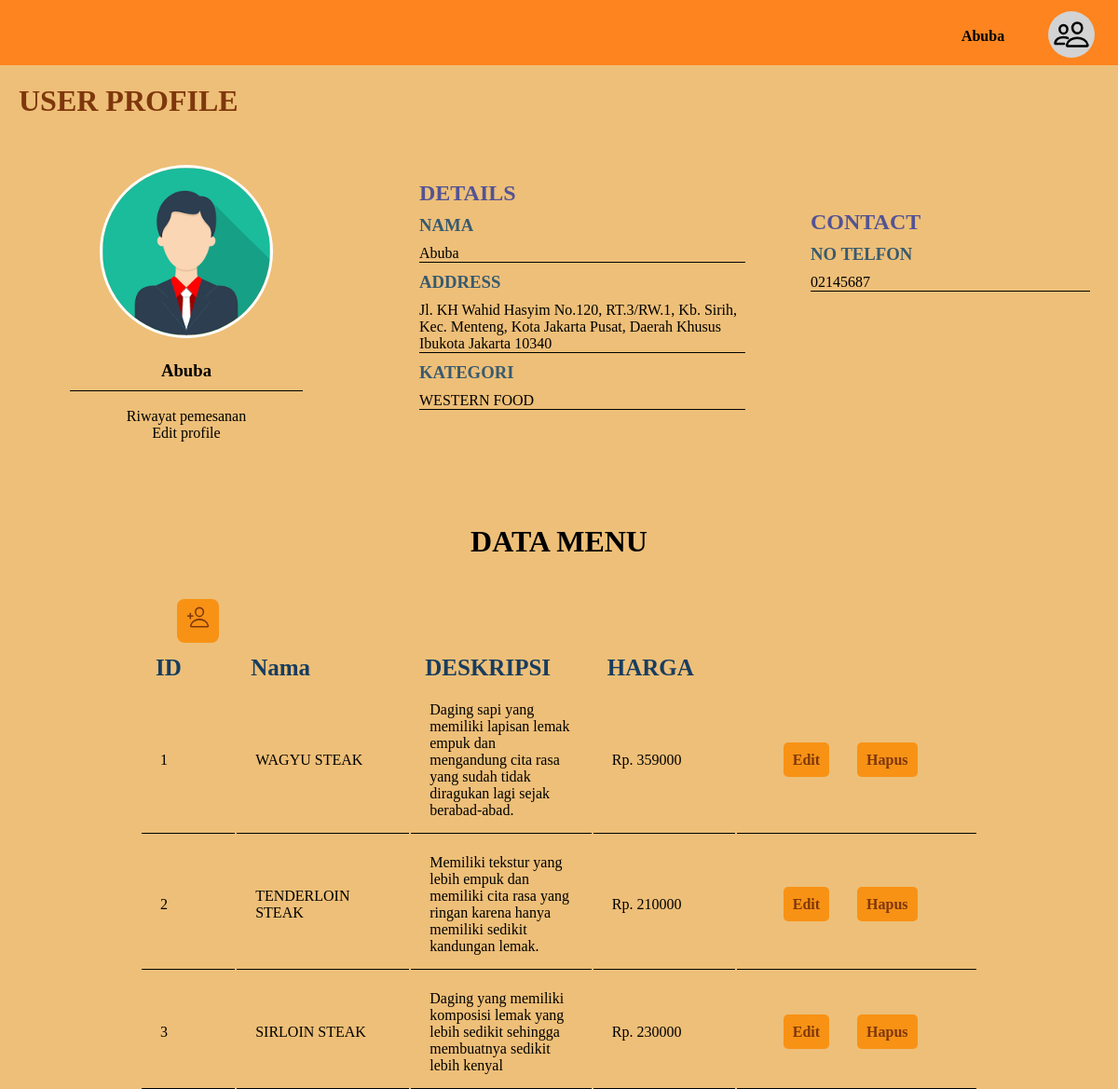
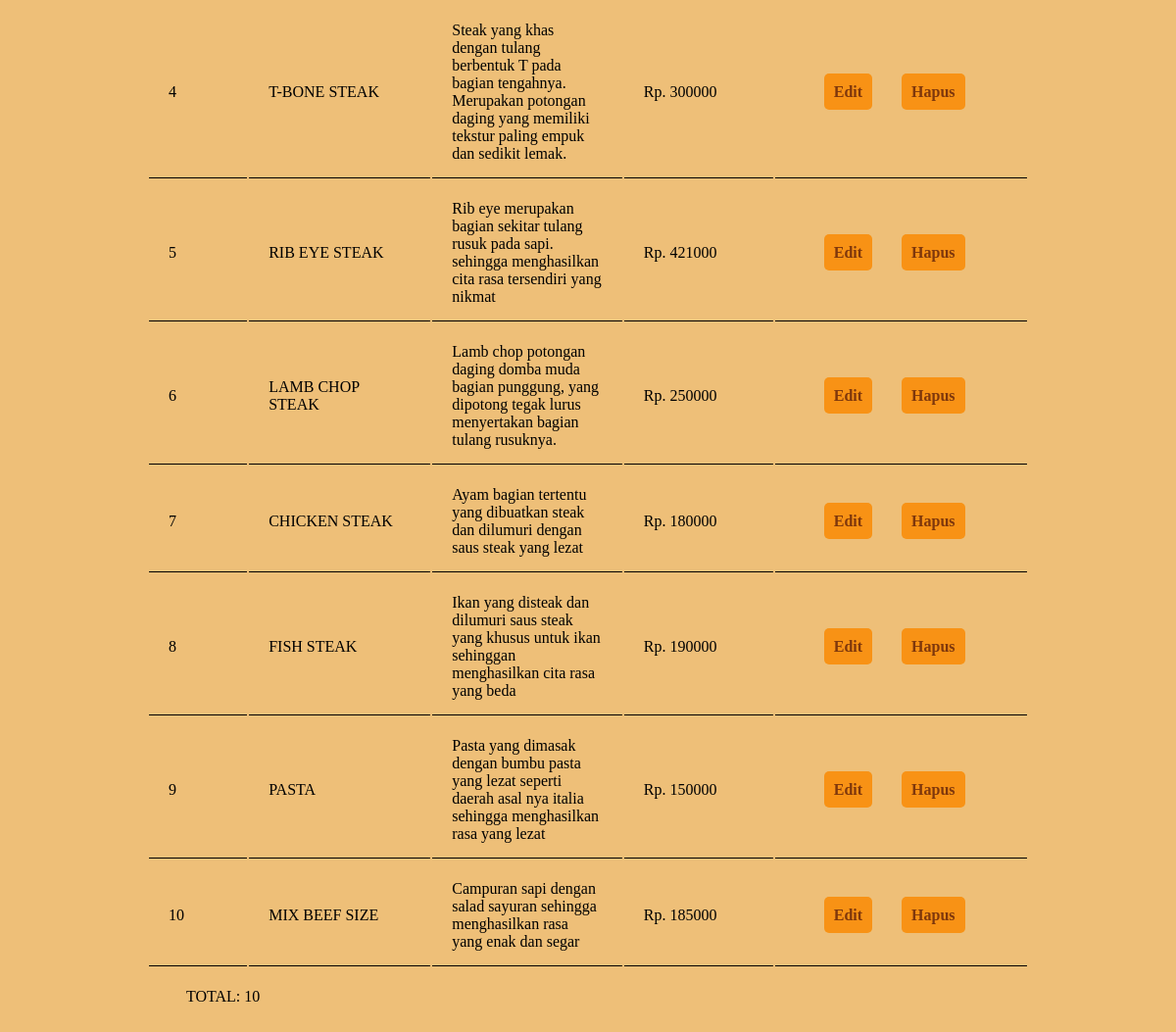
Page /resto/abuba.php on the committed database (2 pictures, top to bottom).
### tables this page shows
CREATE TABLE `presto` (
  `ID` int(50) NOT NULL,
  `NAMA` varchar(255) NOT NULL,
  `ALAMAT` varchar(255) NOT NULL,
  `NOTELFON` varchar(50) NOT NULL,
  `KATEGORI` varchar(50) NOT NULL
);

CREATE TABLE `abuba` (
  `ID` int(50) NOT NULL,
  `NAMA` varchar(255) NOT NULL,
  `DESKRIPSI` varchar(255) NOT NULL,
  `HARGA` int(50) NOT NULL
);

### admin/config.php (called while the page is built, shortened)
<?php
	$server = "localhost";
	$user = "root";
	$password = "";
	$nama_database = "bifood";
	$db = mysqli_connect($server, $user, $password, $nama_database);
		$test4 = mysqli_query($db, "SELECT * FROM presto WHERE ID = 4");
?>

### resto/abuba.php (the view, shortened to what this page needs)
<!DOCTYPE html>
<html lang="en">
<head>
    <link rel="stylesheet" type="text/css" href="../css/home.css">
    <link rel="stylesheet" type="text/css" href="../css/uprofile.css">
    <link rel="stylesheet" type="text/css" href="../css/menuprof.css">
</head>
<body>
    <header>
        <div class="prof">
            <ul>
                <li>
                    <h4 class="uy">
                    <?php
                    include("../admin/config.php");
                    while($presto = mysqli_fetch_array($test4)){
                        echo "$presto[1]";
                    }
                    ?>
                    </h4>
                    <p><ion-icon name="people-outline"></ion-icon></p>
                </li>
            </ul>
        </div>
    </header>
    <div class="container">
        <h1>USER PROFILE</h1>
        <div class="abc">
            <img src="../img/profile.png">
            <h3>
                <?php
                    include("../admin/config.php");
                    while($presto = mysqli_fetch_array($test4)){
                        echo "$presto[1]";
                    }
                ?>
            </h3><br>
            <a href="abuba/lispemesanan.php">Riwayat pemesanan</a><br>
            <a href="../admin/listuser.php">Edit profile</a>
        </div>
        <div class="efg">
            <h2>DETAILS</h2>
            <h3>NAMA</h3>
            <p>
                <?php
                    include("../admin/config.php");
                    while($presto = mysqli_fetch_array($test4)){
                        echo "$presto[1]";
                    }
                ?>
            </p>
            <h3>ADDRESS</h3>
            <p>
                <?php
                    include("../admin/config.php");
                    while($presto = mysqli_fetch_array($test4)){
                        echo "$presto[2]";
                    }
                ?>
            </p>
            <h3>KATEGORI</h3>
            <p>
                <?php
                    include("../admin/config.php");
                    while($presto = mysqli_fetch_array($test4)){
                        echo "$presto[4]";
                    }
                ?>
            </p>
        </div>
        <div class="hij">
            <h2>CONTACT</h2>
            <h3>NO TELFON</h3>
            <p>
                <?php
                    include("../admin/config.php");
                    while($presto = mysqli_fetch_array($test4)){
                        echo "$presto[3]";
                    }
                ?>
            </p>
        </div>
    </div>
    <div class="menu">
    <h1>DATA MENU</h1>
    <nav>
		<a href="abuba/form_tambah.php"><ion-icon name="person-add-outline"></ion-icon></a>
	</nav>
    <table>
		<thead>
			<tr>
				<th>ID</th>
				<th>Nama</th>
				<th>DESKRIPSI</th>
				<th>HARGA</th>
			</tr>
		</thead>
		<tbody>
			<?php
				$sql = "SELECT * FROM abuba";
				$query = mysqli_query($db, $sql);
				while($abuba = mysqli_fetch_array($query)){
					echo "<tr>";
					echo "<td>".$abuba['ID']."</td>";
					echo "<td>".$abuba['NAMA']."</td>";
					echo "<td>".$abuba['DESKRIPSI']."</td>";
					echo "<td> Rp. ".$abuba['HARGA']."</td>";
                    echo "<td>";
					echo "<a href='abuba/form_edit.php?ID=".$abuba['ID']."'>Edit</a>";
                    echo "<a href='abuba/hapus.php?ID=".$abuba['ID']."' onClick=\"return confirm('yakin?');\">Hapus</a>";
					echo "</tr>";
				}
			?>
		</tbody>
	</table>
	<p class="total">TOTAL: <?php echo mysqli_num_rows($query) ?></p>
    </div>
</body>
</html>

### css/home.css (style rules this page uses)
* { margin: 0; padding: 0; }
html { scroll-behavior: smooth; }
body { background-color: #EEBF78; }
header { width: 100%; height: 50px; background-color: #FD841F; text-align: center; padding-top: 10px; padding-bottom: 10px; }
.prof ul li { display: inline-block; cursor: pointer; }
.prof p ion-icon { font-size: 40px; margin-left: 100px; margin-top: -60px; padding: 5px; border-radius: 50%; -webkit-border-radius: 50%; -moz-border-radius: 50%; -ms-border-radius: 50%; -o-border-radius: 50%; background-color: lightgrey; }
.prof { margin-left: 1000px; margin-top: -25px; }
.uy { margin-left: -90px; }

### css/uprofile.css (style rules this page uses)
* { margin: 0; padding: 0; }
.prof { margin-top: 20px; }
.container h1 { font-family: 'Goudy Old Style'; color: #7E370C; padding: 20px 20px; }
.abc { width: 300px; text-align: center; margin-left: 50px; margin-top: 30px; }
.abc img { width: 180px; border-radius: 50%; -webkit-border-radius: 50%; -moz-border-radius: 50%; -ms-border-radius: 50%; -o-border-radius: 50%; border: 3px solid white; margin-bottom: 20px; }
.abc h3 { border-bottom: 1px solid #000; width: 250px; margin-left: 25px; padding-bottom: 10px; }
.abc a { text-decoration: none; margin-top: 20px; color: black; }
.efg { margin-left: 450px; margin-top: -280px; width: 350px; }
.efg h2 { font-family: tahoma; color: rgb(83, 83, 148); }
.efg h3 { font-family: tahoma; color: rgb(55, 90, 111); margin-bottom: 10px; margin-top: 10px; }
.efg p { border-bottom: 1px solid #000; }
.hij { width: 300px; margin-left: 870px; margin-top: -215px; }
.hij h2 { font-family: tahoma; color: rgb(83, 83, 148); }
.hij h3 { font-family: tahoma; color: rgb(55, 90, 111); margin-bottom: 10px; margin-top: 10px; }
.hij p { border-bottom: 1px solid #000; }

### css/menuprof.css (style rules this page uses)
.menu { margin-top: 250px; }
.menu h1 { text-align: center; }
nav { margin-top: 50px; margin-left: 190px; }
.total { margin-top: 20px; margin-left: 190px; padding-bottom: 50px; }
nav a { text-decoration: none; font-size: 25px; padding: 10px 10px; background-color: rgb(248, 146, 21); color: #7E370C; border-radius: 8px; -webkit-border-radius: 8px; -moz-border-radius: 8px; -ms-border-radius: 8px; -o-border-radius: 8px; }
table { margin-top: 20px; width: 900px; margin-left: auto; margin-right: auto; }
thead th { font-weight: bold; font-size: 25px; text-align: left; padding-left: 15px; color: rgb(23, 61, 95); }
tbody td { border-bottom: 1px solid #000; padding: 20px 20px; padding-bottom: 15px; width: 9000px; }
tbody td a { margin-left: 30px; }
tbody a { text-decoration: none; margin-left: 15px; padding: 10px; margin-bottom: 5px; border-radius: 5px; -webkit-border-radius: 5px; -moz-border-radius: 5px; -ms-border-radius: 5px; -o-border-radius: 5px; background-color: rgb(248, 146, 21); color: #7E370C; cursor: pointer; font-weight: bold; }

### rows in the picture
presto: NAMA "Abuba", ALAMAT "Jl. KH Wahid Hasyim No.120, RT.3/RW.1, Kb. Sirih, Kec. Menteng, Kota Jakarta Pusat, Daerah Khusus Ibukota Jakarta 10340", KATEGORI "WESTERN FOOD", NOTELFON "02145687"
abuba: ID "1", NAMA "WAGYU STEAK", DESKRIPSI "Daging sapi yang memiliki lapisan lemak empuk dan mengandung cita rasa yang sudah tidak diragukan lagi sejak berabad-abad.", HARGA "359000"
abuba: ID "2", NAMA "TENDERLOIN STEAK", DESKRIPSI "Memiliki tekstur yang lebih empuk dan memiliki cita rasa yang ringan karena hanya memiliki sedikit kandungan lemak.", HARGA "210000"
abuba: ID "3", NAMA "SIRLOIN STEAK", DESKRIPSI "Daging yang memiliki komposisi lemak yang lebih sedikit sehingga membuatnya sedikit lebih kenyal", HARGA "230000"
abuba: ID "4", NAMA "T-BONE STEAK", DESKRIPSI "Steak yang khas dengan tulang berbentuk T pada bagian tengahnya. Merupakan potongan daging yang memiliki tekstur paling empuk dan sedikit lemak.", HARGA "300000"
abuba: ID "5", NAMA "RIB EYE STEAK", DESKRIPSI "Rib eye merupakan bagian sekitar tulang rusuk pada sapi. sehingga menghasilkan cita rasa tersendiri yang nikmat", HARGA "421000"
abuba: ID "6", NAMA "LAMB CHOP STEAK", DESKRIPSI "Lamb chop potongan daging domba muda bagian punggung, yang dipotong tegak lurus menyertakan bagian tulang rusuknya.", HARGA "250000"
abuba: ID "7", NAMA "CHICKEN STEAK", DESKRIPSI "Ayam bagian tertentu yang dibuatkan steak dan dilumuri dengan saus steak yang lezat", HARGA "180000"
abuba: ID "8", NAMA "FISH STEAK", DESKRIPSI "Ikan yang disteak dan dilumuri saus steak yang khusus untuk ikan sehinggan menghasilkan cita rasa yang beda", HARGA "190000"
abuba: ID "9", NAMA "PASTA", DESKRIPSI "Pasta yang dimasak dengan bumbu pasta yang lezat seperti daerah asal nya italia sehingga menghasilkan rasa yang lezat", HARGA "150000"
abuba: ID "10", NAMA "MIX BEEF SIZE", DESKRIPSI "Campuran sapi dengan salad sayuran sehingga menghasilkan rasa yang enak dan segar", HARGA "185000"

### other values in the picture
mysqli_num_rows($query) "10"
